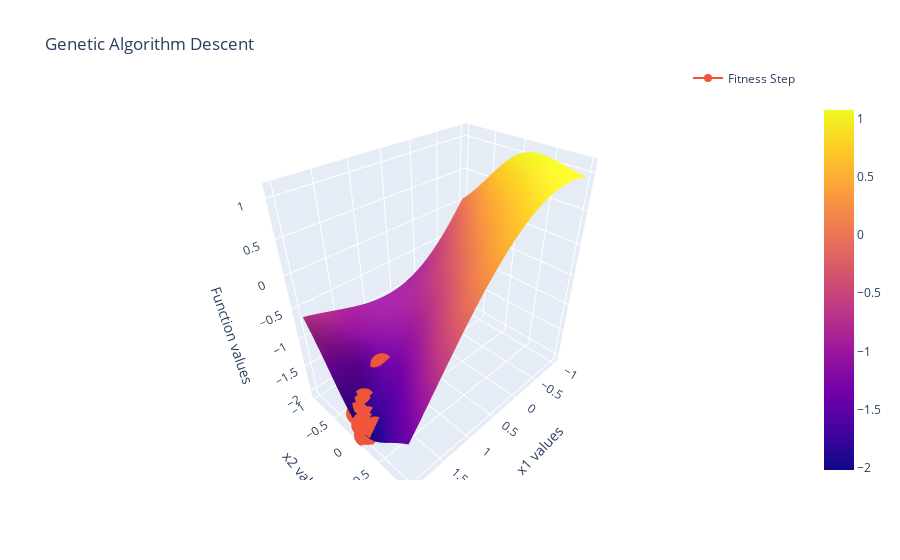

The notebook cell saved with this chart:
### Markdown cell above
### Interactive Plot

### Code cell
fig = make_subplots()

fig.add_trace(go.Surface(
    x = x,
    y = y,
    z = zs,
))

fig.add_trace(go.Scatter3d(
    x=x1_history,
    y=x2_history, 
    z=val_history, 
    name="Fitness Step",
    mode='lines+markers'
))

fig.update_layout(
    title='Genetic Algorithm Descent', 
    showlegend=True,
    legend=dict(
        orientation="h",
        yanchor="bottom",
        y=1.02,
        xanchor="right",
        x=1), 
    scene = dict(
        xaxis_title='x1 values',
        yaxis_title='x2 values',
        zaxis_title='Function values'),
)
fig.show()
